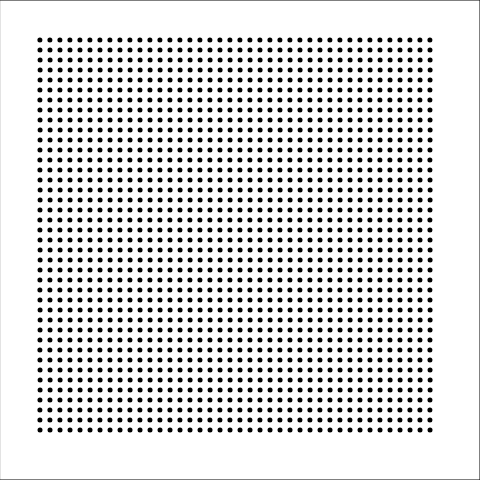
Frame 1 (no input)
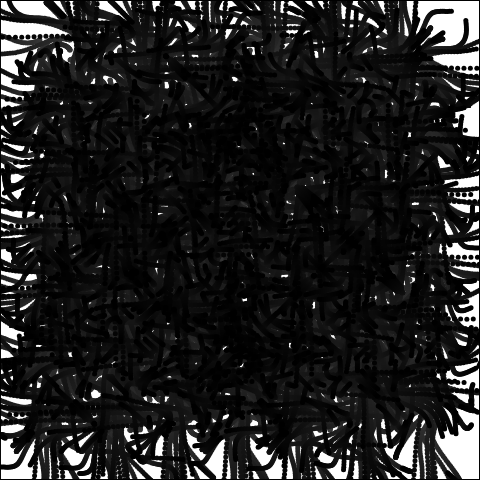
Frame 60 (no input)
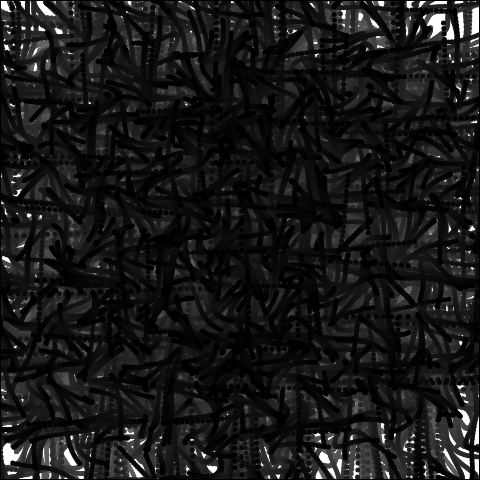
Frame 120 (the mouse pressed at the canvas centre since frame 60)

The p5.js sketch that drew these frames (run headless with seeded random() and noise() and a simulated clock; from frame 60 on, the mouse is pressed at the canvas centre):

// p5.js sketch
// ── sketch.js
var x,y; 
var xx,yy;
var lastTime = 0;

// 函数setup() ：准备阶段
function setup() 
{
	createCanvas(480,480);
	
	// 初值
	x = new Array();
	y = new Array();
	xx = new Array();
	yy = new Array();
	for(var i=0;i<40;i++)
	{
		x[i] = new Array();
		y[i] = new Array();
		xx[i]= new Array();
		yy[i] = new Array();
		for(var j=0;j<40;j++)
		{
			x[i][j] = 10*(i-20);
			y[i][j] = 10*(j-20);
			xx[i][j] = 0;
			yy[i][j] = 0;
		}
	}

	// 中间变量
	lastTime = getTime();
}

// 函数draw()：作画阶段
function draw() {
	fill(255,1);
	rect(0,0,width,height);

	var tNow = getTime(); // 当前时刻
	var dt = tNow - lastTime; // 时差
	//dt = 0.1;

	for(var i=0;i<40;i++)
	{
		for(var j=0;j<40;j++)
		{
			// 获得(i,j)号位置的导数
			var xxij = xx[i][j];
			var yyij = yy[i][j];

			// 获得(i,j)号位置的坐标
			var xij = x[i][j];
			var yij = y[i][j];

			xxij += sin(0.1*yij) * dt;
			yyij += cos(0.1*xij) * dt;

			//为导数赋值
			xx[i][j] = xxij;
			yy[i][j] = yyij;

			// 求出x,y变化后的数值
			xij += xxij*dt;
			yij += yyij*dt;

			// 给(i,j)位置的坐标重新赋值
			x[i][j] = xij;
			y[i][j] = yij;

			// 画出来
			drawDot(xij,yij);
		}
	}

	lastTime = tNow;// 记录时刻
}

function Derivative_0(x,y)
{
	return sin(0.1*y * cos(0.02*y));
}

function Derivative_1(x,y)
{
	return cos(0.1*x * tan(0.03*y));
}

function Derivative_2(x,y)
{
	return sin(0.1*(mouseX-sin(0.045*x)));
}

function Derivative_3(x,y)
{
	return cos(0.1*(mouseY -cos(0.03*y)));
}

function drawDot(x,y)
{
	// 显示出来
	push();
	translate(width/2,height/2);
	translate(x,y);
	scale(50,50);
	fill(0);// 填充白色
	noStroke();
	ellipse(0,0,0.1,0.1); // 画圆形
	pop();
}

function getTime()
{
	return millis()/50;
}
